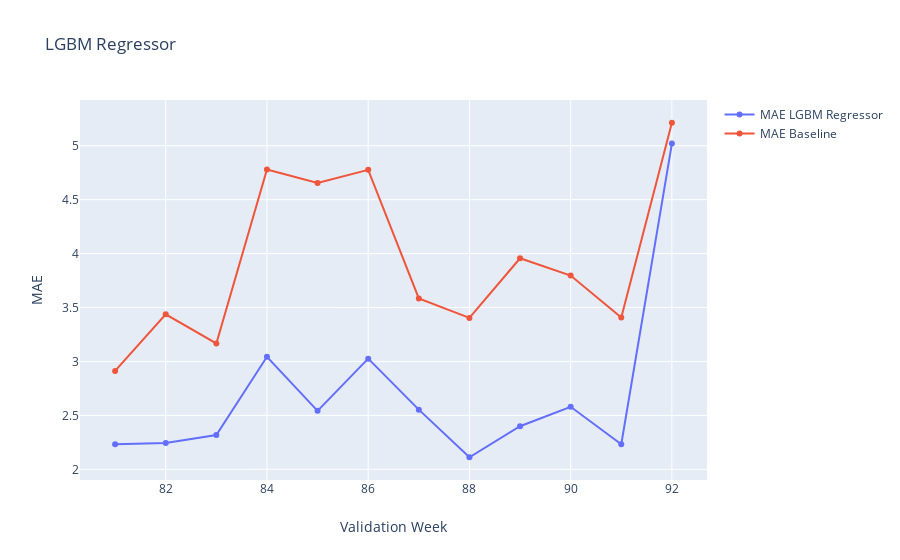

Here is the notebook cell this chart was saved with:
### Markdown cell above
# So for LGBM, let us use PCA 19, the error is much lower

### Code cell
fig = go.Figure()
fig.add_trace(go.Scatter(x= list(range(81,93)), 
                        y=MAE, 
                        mode='markers+lines',
                        name='MAE LGBM Regressor'))

fig.add_trace(go.Scatter(x= list(range(81,93)), 
                        y=MAE_b, 
                        mode='markers+lines',
                        name='MAE Baseline'))

fig.update_layout(
    title="LGBM Regressor",
    xaxis_title="Validation Week",
    yaxis_title="MAE",
)
fig.show()

### Figure 1 — Plotly figure (JSON) as saved in the notebook; plotly's stock layout.template omitted (floating-point values rounded to 4 significant figures)
{"data": [{"mode": "markers+lines", "name": "MAE LGBM Regressor", "type": "scatter", "x": [81, 82, 83, 84, 85, 86, 87, 88, 89, 90, 91, 92], "y": [2.233, 2.245, 2.318, 3.044, 2.542, 3.026, 2.553, 2.112, 2.399, 2.58, 2.232, 5.02]}, {"mode": "markers+lines", "name": "MAE Baseline", "type": "scatter", "x": [81, 82, 83, 84, 85, 86, 87, 88, 89, 90, 91, 92], "y": [2.912, 3.437, 3.167, 4.78, 4.655, 4.776, 3.584, 3.404, 3.957, 3.797, 3.408, 5.213]}], "layout": {"title": {"text": "LGBM Regressor"}, "xaxis": {"title": {"text": "Validation Week"}}, "yaxis": {"title": {"text": "MAE"}}}}
